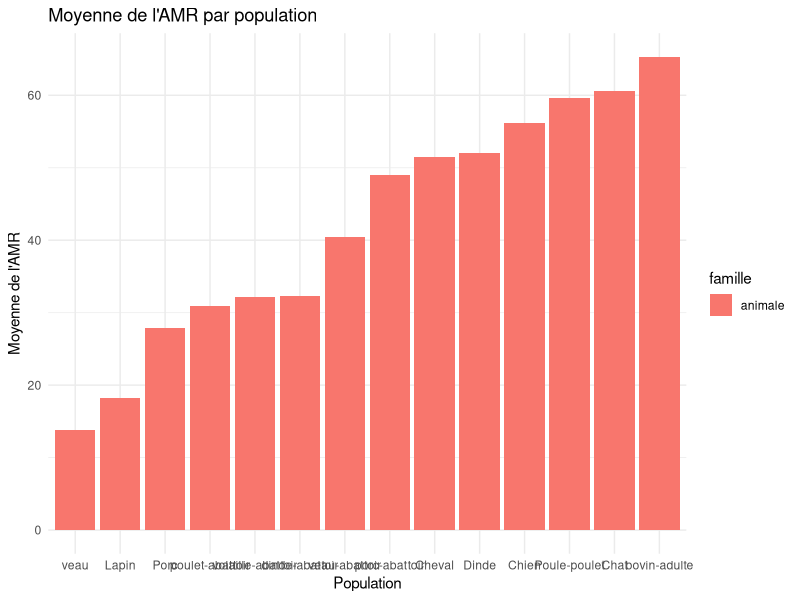
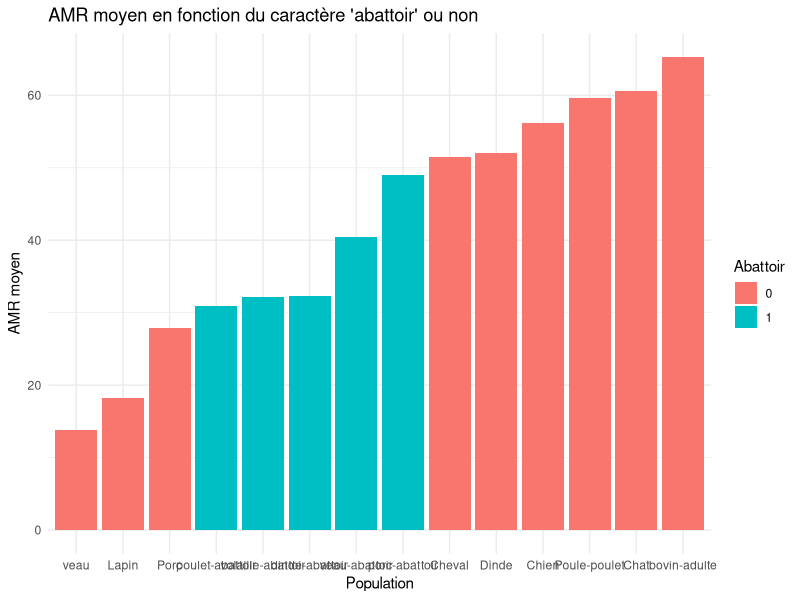
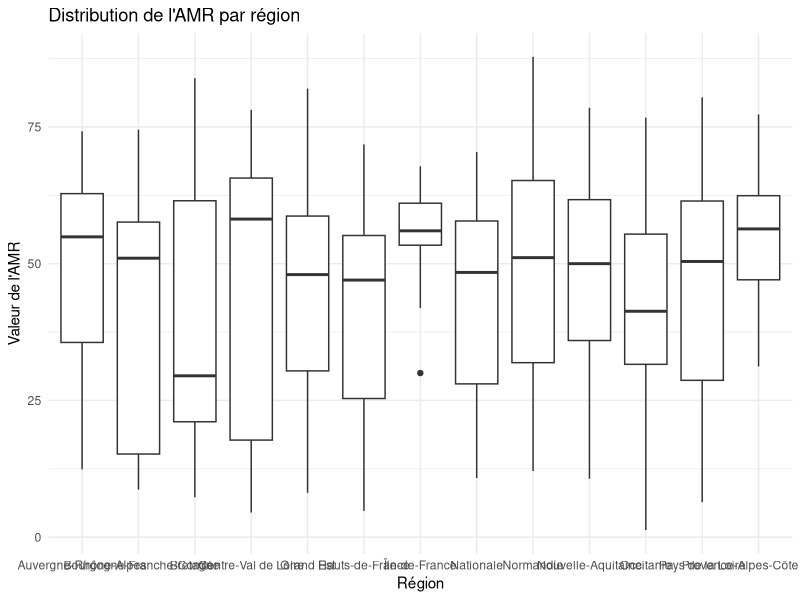
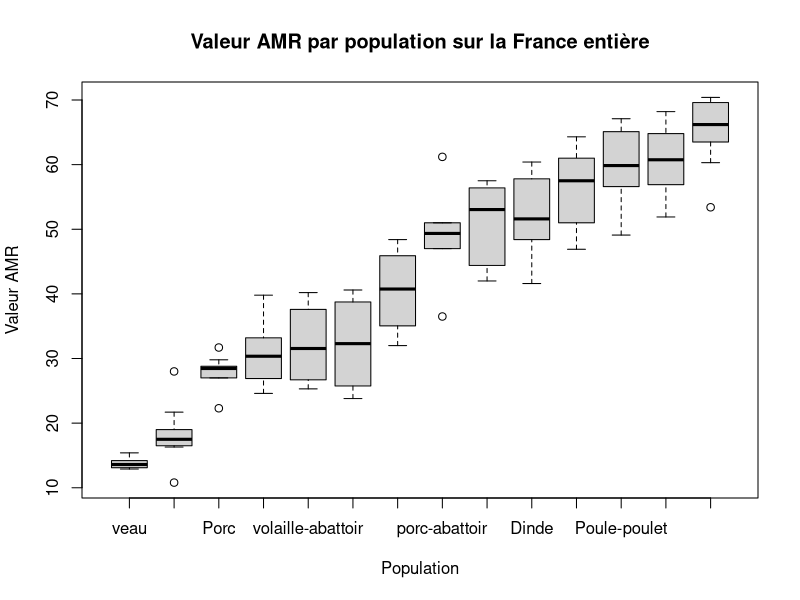
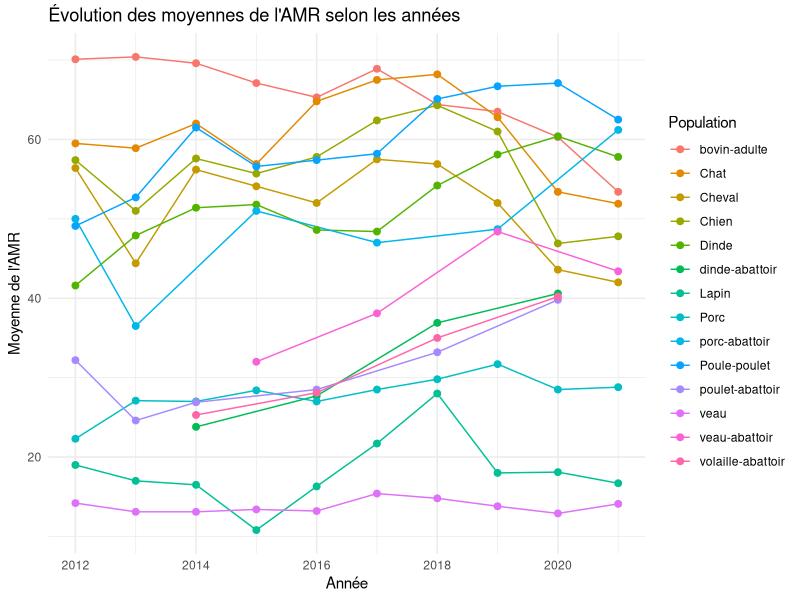
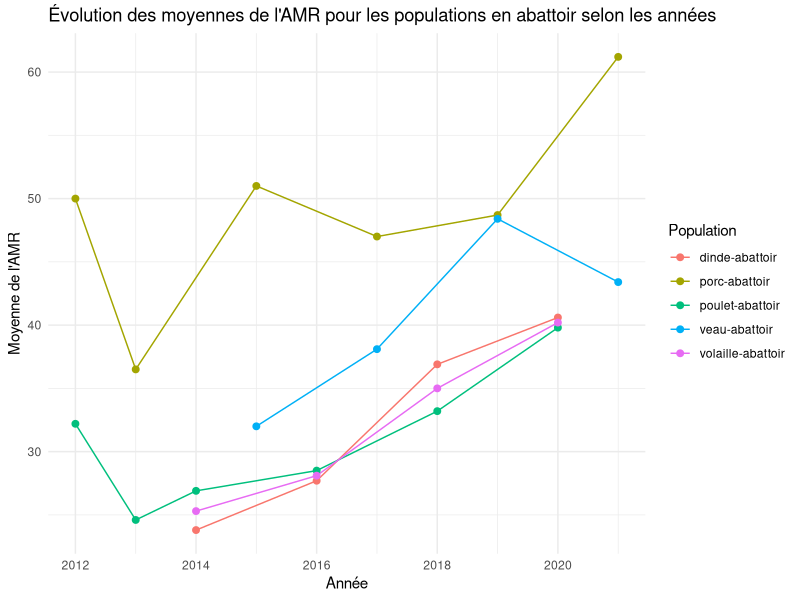
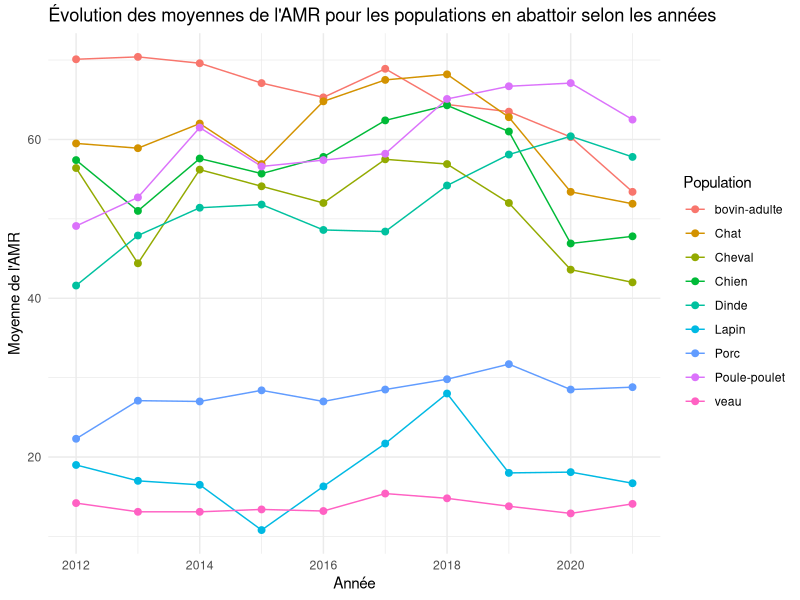
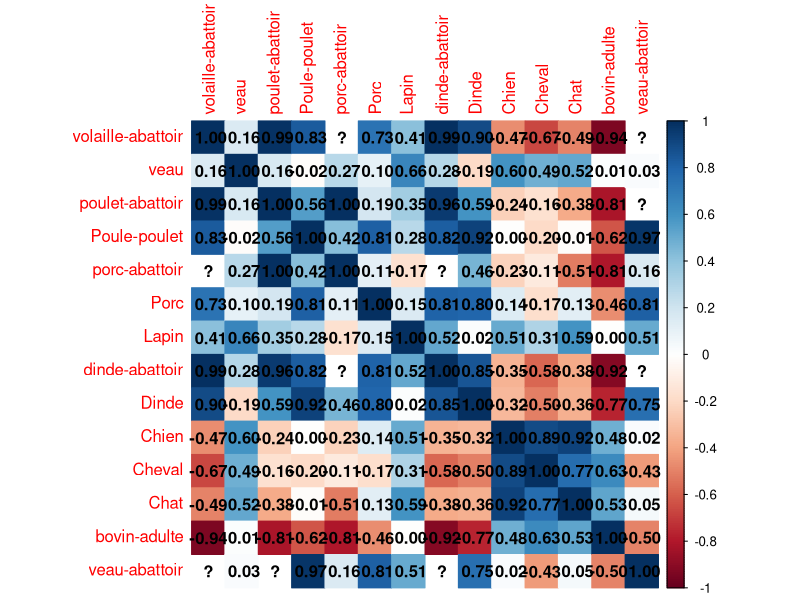

R code for these plots, in order:
## ---- chunk 1
knitr::opts_chunk$set(echo = TRUE)
library(readxl)
library(dplyr)
library(ggplot2)
## ---- chunk 2
rm(list=ls())

AMR <- read_excel('donnees/donnees_AMR.xlsx')
str(AMR)
summary(AMR)

#On renomme "bovin-abattoir" en "veau-abattoir"
AMR$population <- ifelse(AMR$population == "bovin-abattoir", "veau-abattoir", AMR$population)


# Séparation des deux cas d'étude (animal et humain) version Florine
AMR_humaine <- AMR[which(AMR$famille=='humaine'),]
AMR_animale <- AMR[which(AMR$famille=='animale'),]

# Séparation des deux cas d'étude (animal et humain) version Maël
AMR_animale <- AMR %>%
  filter(famille == "animale")
AMR_humaine <- AMR %>%
  filter(famille == "humaine")

# Récupération des données nationales uniquement
AMR_animale_fr <- AMR_animale[which(AMR_animale$region=='Nationale'),]
AMR_humaine_fr <- AMR_humaine[which(AMR_humaine$region=='Nationale'),]

# Création d'une indicatrice selon si la population provient d'un abattoir (1) ou non (0)
AMR_animale_fr$abattoir <- as.integer(grepl("abattoir", AMR_animale_fr$population, ignore.case = TRUE))
## ---- chunk 3
# Pour les animaux, on regarde la moyenne de l'AMR pour chaque population
moyenne_AMR <- AMR_animale_fr %>%
  group_by(population, famille) %>%
  summarize(moyenne_AMR = mean(`valeur AMR`))

# On regarde la variance inter-groupe (et l'écart-type car plus parlant)
AMR_animale_fr %>% summarize(ecart_type_AMR = sd(`valeur AMR`))
AMR_animale_fr	 %>%
  group_by(population, famille) %>%
  summarize(
    moyenne_AMR = mean(`valeur AMR`),
    .groups = 'drop'
  ) %>%
  ungroup() %>%
  summarize(
    SSB = sum((moyenne_AMR - mean(moyenne_AMR))^2 * n())
  )

# Plot des moyennes (agrandir le graphique pour la lisibilité)
ggplot(moyenne_AMR, aes(x = reorder(population, moyenne_AMR), y = moyenne_AMR, fill = famille)) +
  geom_bar(stat = "identity", position = "dodge") +
  labs(title = "Moyenne de l'AMR par population",
       x = "Population",
       y = "Moyenne de l'AMR") +
  theme_minimal()
## ---- chunk 4
# Création d'une indicatrice selon si la population provient d'un abattoir (1) ou non (0)
moyenne_AMR$abattoir <- as.integer(grepl("abattoir", moyenne_AMR$population, ignore.case = TRUE))

# Graphique
ggplot(moyenne_AMR, aes(x = reorder(population, moyenne_AMR), y = moyenne_AMR, fill = factor(abattoir))) +
  geom_bar(stat = "identity", position = "dodge") +
  labs(title = "AMR moyen en fonction du caractère 'abattoir' ou non",
       x = "Population",
       y = "AMR moyen",
       fill = "Abattoir") +
  theme_minimal()
## ---- chunk 5
# Regression linéaire
modele_regression <- lm(`valeur AMR` ~ population, data = AMR_animale_fr)
summary(modele_regression)
## ---- chunk 6

moyenne_par_region <- AMR_animale %>%
  group_by(region) %>%
  summarize(moyenne_AMR = mean(`valeur AMR`), .groups = 'drop')

ggplot(AMR_animale, aes(x = region, y = `valeur AMR`)) +
  geom_boxplot() +
  labs(title = "Distribution de l'AMR par région",
       x = "Région",
       y = "Valeur de l'AMR") +
  theme_minimal()

moyenne_par_region_population <- AMR_animale %>%
  group_by(region, population) %>%
  summarize(moyenne_AMR = mean(`valeur AMR`), .groups = 'drop')

modele_anova <- aov(moyenne_AMR ~ region + population, data = moyenne_par_region_population)
summary(modele_anova)

# je n'arrive pas à réaliser l'analyse que je veux :()
## ---- chunk 7
AMR_animale_fr %>%
  group_by(population, famille) %>%
  summarize(
    variance_intragroupe = sum((`valeur AMR` - mean(`valeur AMR`))^2),
    .groups = 'drop'
  )

# Boxplot pour représenter la variation intra-groupe
boxplot(`valeur AMR` ~ reorder(population, `valeur AMR`), data = AMR_animale_fr,
        main = "Valeur AMR par population sur la France entière",
        ylab = "Valeur AMR",
        xlab = "Population")
## ---- chunk 8
# Graphique général (peu lisible)
ggplot(AMR_animale_fr, aes(x = annee, y = `valeur AMR`, group = population, color = population)) +
  geom_line(stat = "summary", fun = "mean") +
  geom_point(stat = "summary", fun = "mean", size = 2) +
  labs(title = "Évolution des moyennes de l'AMR selon les années",
       x = "Année",
       y = "Moyenne de l'AMR",
       color = "Population") +
  theme_minimal()

# On filtre les données pour inclure uniquement les populations en abattoir ou non
AMR_animale_fr_abattoir <- AMR_animale_fr %>%
  filter(grepl("abattoir", population, ignore.case = TRUE))

AMR_animale_fr_horsabattoir <- AMR_animale_fr %>%
  filter(!grepl("abattoir", population, ignore.case = TRUE))

# Graphique abattoir
ggplot(AMR_animale_fr_abattoir, aes(x = annee, y = `valeur AMR`, group = population, color = population)) +
  geom_line(stat = "summary", fun = "mean") +
  geom_point(stat = "summary", fun = "mean", size = 2) +
  labs(title = "Évolution des moyennes de l'AMR pour les populations en abattoir selon les années",
       x = "Année",
       y = "Moyenne de l'AMR",
       color = "Population") +
  theme_minimal()

# Graphique hors abattoir
ggplot(AMR_animale_fr_horsabattoir, aes(x = annee, y = `valeur AMR`, group = population, color = population)) +
  geom_line(stat = "summary", fun = "mean") +
  geom_point(stat = "summary", fun = "mean", size = 2) +
  labs(title = "Évolution des moyennes de l'AMR pour les populations en abattoir selon les années",
       x = "Année",
       y = "Moyenne de l'AMR",
       color = "Population") +
  theme_minimal()
## ---- chunk 9
library(tidyr)

donnees_remodelees <- AMR_animale_fr %>%
  pivot_wider(names_from = population, values_from = `valeur AMR`, names_prefix = "", values_fill = NA, id_cols = annee)

donnees_remodelees <- donnees_remodelees %>%
  arrange(annee)

matrice_correlations <- cor(donnees_remodelees[, -1], use = "pairwise.complete.obs")
library(corrplot)

# Afficher le corrplot
corrplot(matrice_correlations, method = "color", addrect = 2, addCoef.col = "black")
## ---- chunk 10
boxplot(AMR_humaine_fr$`valeur AMR`~AMR_humaine_fr$population,
        main = "Valeur AMR par population sur la France entière",
        ylab = "Valuer AMR",
        xlab = "Population")
## ---- chunk 11
ggplot(AMR_humaine_fr, aes(x = annee, y = `valeur AMR`, group = population, color = population)) +
  geom_line(stat = "summary", fun = "mean") +
  geom_point(stat = "summary", fun = "mean", size = 2) +
  labs(title = "Évolution des moyennes de l'AMR pour les populations humaines sur la France entière",
       x = "Année",
       y = "Moyenne de l'AMR",
       color = "Population") +
  theme_minimal()
## ---- chunk 12
summary(AMR)
AMR$dispositif <- as.factor(AMR$dispositif)
AMR$population <- as.factor(AMR$population)
AMR$famille <- as.factor(AMR$famille)
AMR$region <- as.factor(AMR$region)
## ---- chunk 13
aggregate(x = AMR$`effectif AMR`, by = list(AMR$annee), FUN = sum)
aggregate(x = AMR$`effectif AMR`, by = list(AMR$region), FUN = sum)
## ---- chunk 14
# Quels regroupements en des sous-populations ?
# Recherche de liaison entre une variable qualitative (la population) et une variable quantitative (la valeur AMR)

ggplot(AMR, aes(x = `valeur AMR`, y = reorder(population, `valeur AMR`, mean), fill = famille))+
  geom_boxplot()

# Idée : transformer le tableau de données pour faire des corrélations entre toutes les populations ( on le fait sur les données nationales)

# Transposition de la matrice
library(tidyr)
AMR_fr <- AMR[which(AMR$region=="Nationale"),]
donnees_remodelees <- AMR_fr %>%
  pivot_wider(names_from = population, values_from = `valeur AMR`, names_prefix = "", values_fill = NA, id_cols = annee)
donnees_remodelees <- donnees_remodelees %>%
  arrange(annee)
## ---- chunk 15
boxplot(AMR$population ~ AMR$`valeur AMR`)
## ---- chunk 16
usage_animal <- read_excel("donnees/D_animale_nationale_avec_alea_corrige.xlsx")
## ---- chunk 17
ggplot(data = usage_animal, aes(x = `valeur AMR`, y = Valeur_AMU))+
  geom_point()+ 
  theme_minimal()+                     
  labs(x = "Résistance aux antibiotiques",
       y = "Usage d'antibiotiques",
       title = "Taux de sensibilité par population et usage") +
  facet_wrap(~population, scales = "free")
